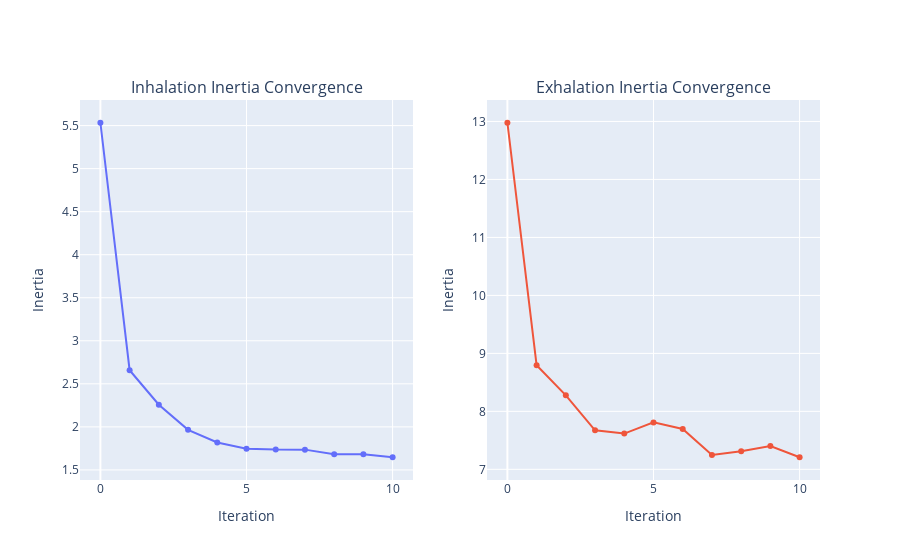

Notebook cell for this chart:
### Code cell
pipe.plot_intertia()

### Figure 1 — Plotly figure (JSON) as saved in the notebook; plotly's stock layout.template omitted (floating-point values rounded to 4 significant figures)
{"data": [{"type": "scatter", "xaxis": "x", "y": [5.533, 2.658, 2.257, 1.965, 1.818, 1.747, 1.737, 1.736, 1.681, 1.681, 1.647], "yaxis": "y"}, {"type": "scatter", "xaxis": "x2", "y": [12.98, 8.795, 8.276, 7.673, 7.617, 7.81, 7.697, 7.248, 7.312, 7.402, 7.209], "yaxis": "y2"}], "layout": {"annotations": [{"font": {"size": 16}, "showarrow": false, "text": "Inhalation Inertia Convergence", "x": 0.225, "xanchor": "center", "xref": "paper", "y": 1, "yanchor": "bottom", "yref": "paper"}, {"font": {"size": 16}, "showarrow": false, "text": "Exhalation Inertia Convergence", "x": 0.775, "xanchor": "center", "xref": "paper", "y": 1, "yanchor": "bottom", "yref": "paper"}], "showlegend": false, "xaxis": {"anchor": "y", "domain": [0, 0.45], "title": {"text": "Iteration"}}, "xaxis2": {"anchor": "y2", "domain": [0.55, 1], "title": {"text": "Iteration"}}, "yaxis": {"anchor": "x", "domain": [0, 1], "title": {"text": "Inertia"}}, "yaxis2": {"anchor": "x2", "domain": [0, 1], "title": {"text": "Inertia"}}}}
